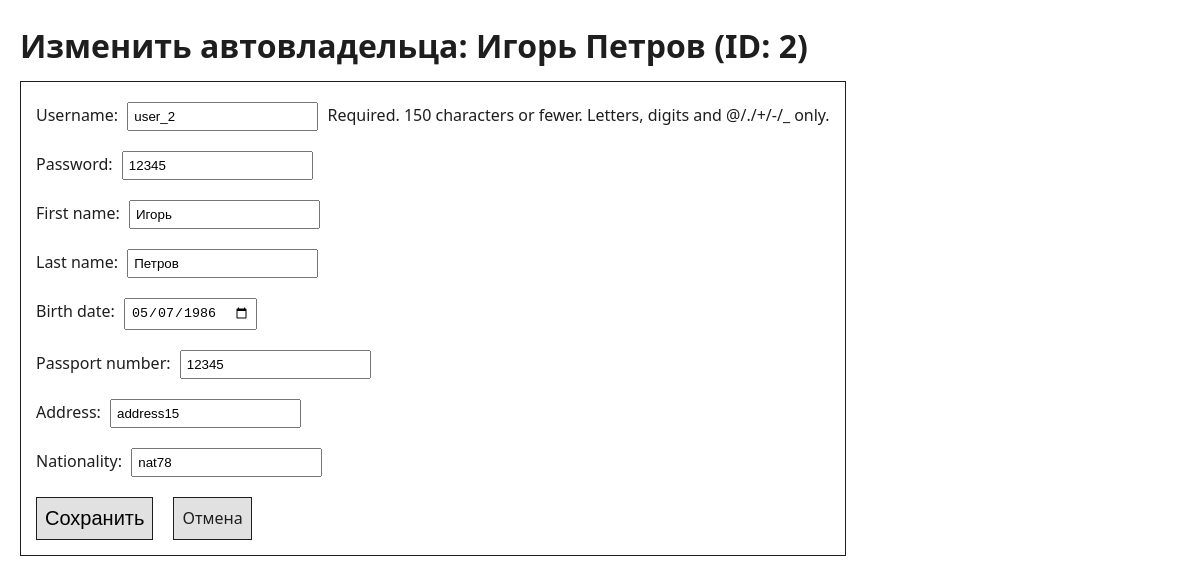
Screenshot of /owner/edit/2/ with the database file from the repository.
### project_first_app/models.py (models this page shows, shortened)
class Owner(AbstractUser):
    birth_date = models.DateField(null=True, blank=True)
    passport_number = models.CharField(max_length=10, null=True, blank=True)
    address = models.CharField(max_length=255, null=True, blank=True)
    nationality = models.CharField(max_length=100, null=True, blank=True)
    cars = models.ManyToManyField('Car', through='Ownership')

### project_first_app/views.py (the view)
# urls.py: path('owner/edit/<int:id>/', views.edit_owner, name='edit_owner'),
def edit_owner(request, id):
    owner = get_object_or_404(Owner, id=id)
    if request.method == 'POST':
        form = OwnerForm(request.POST, instance=owner)
        if form.is_valid():
            form.save()
            return redirect('owners_list')
    else:
        form = OwnerForm(instance=owner)
    return render(request, 'owners/edit_owner.html', {'form': form, 'owner': owner})

### project_first_app/forms.py
class OwnerForm(forms.ModelForm):
    class Meta:
        model = Owner
        fields = ['username', 'password','first_name', 'last_name', 'birth_date', 'passport_number', 'address', 'nationality']
        widgets = {
            'birth_date': forms.DateInput(attrs={'type': 'date'})
        }

### templates/owners/edit_owner.html (shortened to what this page needs)
{% load static %}
<!DOCTYPE html>
<html>
<head>
    <link rel="stylesheet" href="{% static 'css/styles.css'%}" type="text/css">
</head>
<body>
    <h1>Изменить автовладельца: {{ owner.first_name }} {{ owner.last_name }} (ID: {{ owner.id }})</h1>
    <form method="post" class="form">
        {{ form.as_p }}
        <div class="buttons">
            <button type="submit">Сохранить</button>
            <a href="{% url 'owners_list' %}">Отмена</a>
        </div>
    </form>
</body>
</html>

### static/css/styles.css (style rules this page uses)
:root { --background-color: rgb(255, 255, 255); --grey: rgb(225, 225, 225); --black: rgb(30, 30, 30); --light-blue: rgb(183, 182, 255); --blue: rgb(0, 0, 126); --red: rgb(182, 0, 0); --light-red: rgb(255, 200, 200); }
* { margin: 0; padding: 0; box-sizing: border-box; }
body { font-family: 'Segoe UI', Tahoma, Geneva, Verdana, sans-serif; line-height: 1.6; color: var(--black); background-color: var(--background-color); padding: 20px; max-width: 1200px; margin: 0 auto; }
.form { display: inline-block; border: 1px solid var(--black); padding: 15px; padding-top: 10px; margin-top: 10px; }
.form input { padding: 5px; margin: 10px 5px; }
.form label { font-weight: 500; }
.form .buttons { display: inline-flex; margin-top: 10px; gap: 20px; }
.form button { padding: 8px; font-size: 20px; background-color: var(--grey); border: 1px solid var(--black); cursor: pointer; }
.form a { padding: 8px; border: 1px solid var(--black); color: var(--black); text-decoration: none; background-color: var(--grey); }

### rows the page displays
Owner: first_name "Игорь", last_name "Петров", id "2", username "user_2", password "12345", birth_date "05/07/1986", passport_number "12345", address "address15", nationality "nat78"
